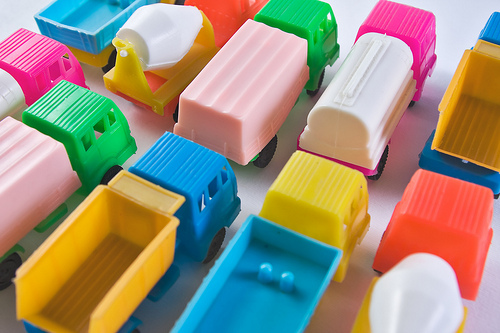
#> input picture static/trucks.jpg, 500 x 333 px
$ jupyter execute --allow-errors Ivana_Ristovska_23190642.ipynb   (shell and % lines are left out)
#> lines starting #> are read from the running program, lines starting #| are printed output that depends on the picture
Avtor: **Ivana Ristovska, 23190642**

Datum: 22. maj 2022

*Potrjujem, da sem avtor projektne naloge in da sem vso vsebino pripravil sam. V primeru, da se ugotovi plagiatorstvo se zavedam, da ne bom izpolnjeval pogojev za pristop k izpitu.*

---

<h1>Kazalo<span class="tocSkip"></span></h1>
<div class="toc"><ul class="toc-item"><li><span><a href="#Uvod" data-toc-modified-id="Uvod-1"><span class="toc-item-num">1&nbsp;&nbsp;</span>Uvod</a></span></li><li><span><a href="#Definicija-naloge---Ekstrahiranje-lastnosti-z-obdelavo-slik" data-toc-modified-id="Definicija-naloge---Ekstrahiranje-lastnosti-z-obdelavo-slik-2"><span class="toc-item-num">2&nbsp;&nbsp;</span>Definicija naloge - Ekstrahiranje lastnosti z obdelavo slik</a></span></li><li><span><a href="#Uvoz-knjižnice" data-toc-modified-id="Uvoz-knjižnice-3"><span class="toc-item-num">3&nbsp;&nbsp;</span>Uvoz knjižnice</a></span></li><li><span><a href="#Obdelava-podatkov" data-toc-modified-id="Obdelava-podatkov-4"><span class="toc-item-num">4&nbsp;&nbsp;</span>Obdelava podatkov</a></span></li><li><span><a href="#Simbolno-reševanje" data-toc-modified-id="Simbolno-reševanje-5"><span class="toc-item-num">5&nbsp;&nbsp;</span>Simbolno reševanje</a></span><ul class="toc-item"><li><span><a href="#Preračun-povprečna-vrednost-pikselov" data-toc-modified-id="Preračun-povprečna-vrednost-pikselov-5.1"><span class="toc-item-num">5.1&nbsp;&nbsp;</span>Preračun povprečna vrednost pikselov</a></span></li><li><span><a href="#Konvolucija" data-toc-modified-id="Konvolucija-5.2"><span class="toc-item-num">5.2&nbsp;&nbsp;</span>Konvolucija</a></span></li><li><span><a href="#Gaussova-maglica-(Gaussian-blur)" data-toc-modified-id="Gaussova-maglica-(Gaussian-blur)-5.3"><span class="toc-item-num">5.3&nbsp;&nbsp;</span>Gaussova maglica (Gaussian blur)</a></span></li><li><span><a href="#Gaussova-funkcija" data-toc-modified-id="Gaussova-funkcija-5.4"><span class="toc-item-num">5.4&nbsp;&nbsp;</span>Gaussova funkcija</a></span></li></ul></li><li><span><a href="#Interpolacija" data-toc-modified-id="Interpolacija-6"><span class="toc-item-num">6&nbsp;&nbsp;</span>Interpolacija</a></span></li><li><span><a href="#Iskanje-ničel" data-toc-modified-id="Iskanje-ničel-7"><span class="toc-item-num">7&nbsp;&nbsp;</span>Iskanje ničel</a></span><ul class="toc-item"><li><span><a href="#Detektor-prehajanja-ničle-(Zero-Crossing-Detector)" data-toc-modified-id="Detektor-prehajanja-ničle-(Zero-Crossing-Detector)-7.1"><span class="toc-item-num">7.1&nbsp;&nbsp;</span>Detektor prehajanja ničle (Zero Crossing Detector)</a></span></li><li><span><a href="#Laplacian-of-Gaussian" data-toc-modified-id="Laplacian-of-Gaussian-7.2"><span class="toc-item-num">7.2&nbsp;&nbsp;</span>Laplacian of Gaussian</a></span></li><li><span><a href="#Kako-deluje-detektor-prehajanja-ničle?" data-toc-modified-id="Kako-deluje-detektor-prehajanja-ničle?-7.3"><span class="toc-item-num">7.3&nbsp;&nbsp;</span>Kako deluje detektor prehajanja ničle?</a></span></li></ul></li><li><span><a href="#Odvajanje" data-toc-modified-id="Odvajanje-8"><span class="toc-item-num">8&nbsp;&nbsp;</span>Odvajanje</a></span></li><li><span><a href="#Sistemi-linearnih-enačb" data-toc-modified-id="Sistemi-linearnih-enačb-9"><span class="toc-item-num">9&nbsp;&nbsp;</span>Sistemi linearnih enačb</a></span></li></ul></div>

 ---

# Uvod

Slike definirajo svet, vsaka slika ima svojo zgodbo in vsebuje veliko ključnih informacij, ki so lahko uporabne na več načinov. Te informacije je mogoče pridobiti s pomočjo tehnike, znane kot obdelava slik.

   Obdelava slik je osrednji del računalniškega vida, ki igra ključno vlogo v številnih primerih iz resničnega sveta, kot so robotika, samovozeči avtomobili in zaznavanje predmetov. Obdelava slik nam omogoča, da preoblikujemo in manipuliramo na tisoče slik hkrati ter iz njih pridobimo koristne vpoglede.

   Podatki, ki jih zbiramo ali ustvarjamo, so večinoma neobdelani podatki z uporabo pythona in knjižnic, kot so Scikit-image, OpenCV, Matplotlib, NumPy itd. Najprej bi jih morali analizirati, izvesti potrebno predhodno obdelavo in nato uporabiti.

---

# Definicija naloge - Ekstrahiranje lastnosti z obdelavo slik

Spodnjo sliko lahko predstavimo kot 2D funkcijo F(x,y), kjer sta x in y prostorski koordinati. Amplituda F pri določeni vrednosti x,y je znana kot intenzivnost slike na tej točki. Če je x, y in je amplitudna vrednost končna, jo imenujemo digitalna slika. To je niz slikovnih pik, razporejenih v stolpce in vrstice. Piksli so elementi slike, ki vsebujejo informacije o intenzivnosti in barvi. Sliko lahko predstavimo tudi v 3D, kjer x, y in z postanejo prostorske koordinate. Pikseli so razporejeni v obliki matrike. To je znano kot slika RGB.

Slika 1 iz vira Google:

Tukaj ciljamo da uspešno naredimo:
* Rang, norma in pogojenost na matrika pikslov
* Gaussova zameglitev
* Zaznavanje robov
* Homografije
* Histogram

vse z pomočjo:
* simbolno reševanje
* sistemi linearnih enačb
* interpolacija in aproksimacija
* iskanje ničel
* odvajanje

---

# Uvoz knjižnice

[cell 1]
# %matplotlib notebook
from PIL import Image
from skimage import data, io
from skimage.exposure import histogram
from scipy.interpolate import UnivariateSpline
from scipy import optimize, ndimage, misc

import gaussModul
import sympy as sym
import numpy as np
import matplotlib.pyplot as plt
import scipy as sp
import math

---

# Obdelava podatkov

Da lahko manipuliramo z sliko bomo najprej pretvorili v numerično polje pikslov. Vsak piksel vsebuje tri vrednosti kar predstavljajo intenziteta na RGB. Vsako vrednost je med 0 in 255 ker so 8-bitna števila.

#> (a cell that did not finish here is left out)

Pretvorba barvne slike v sivino s povprečjem vseh treh kanalov. Z uporabo oblike lastnosti lahko poizvedujemo po dimenzijah matrike. Upoštevamo, da ima barvna slika tri plasti, medtem ko ima slika v sivih odtenkih samo eno plast in ji manjka tudi tretja dimenzija.

#> (a cell that did not finish here is left out)

---

# Simbolno reševanje

## Preračun povprečna vrednost pikselov

Vsaka od slikovnih pik, ki predstavlja sliko shranjeno v računalniku opisuje kako svetla je ta slikovna pika in/ali kakšne barve mora biti. V najpreprostejšem primeru binarnih slik je vrednost slikovnih pik 1-bitna številka, ki označuje ospredje ali ozadje. Za slike v sivini je vrednost slikovnih pik ena sama številka, ki predstavlja svetlost slikovne pike. Najpogostejši format slikovnih pik je slika bajta, kjer je to število shranjeno kot 8-bitno celo število, ki daje razpon možnih vrednosti od 0 do 255. Običajno je nič črna, 255 pa bela. Vmesne vrednosti sestavljajo različne odtenke sive.

S pomočjo silmbolnom rešavanje bomo poračunali popvrečno vrednost na pikselov v sliki. Število bomo zaokrožili na celo število da lahko dobimo povprečna barva na sliki.

Najprej bomo prebrali sliko od datoteko in poiščemo njeno višino in širino.

#> (a cell that did not finish here is left out)

Z ugnezdene for zankov (ena v x smeri, druda v y smeri) bomo iterirali nad vrednostmi od slikovnih pikah.
Vsako vrednost bomo dodajali v prej definiran prazan array z funkcijo append.

Nad celotno nizo poiščemo sumo in skupno število vrednosti v nizu.

[cell 5]
pixelValues = []
#> pixelValues = []
#> (the rest of this cell did not finish here and is left out)

[cell 6]
m, x, y, i, t = sym.symbols('Mean, pixelValue, pixelValues, i, totalValues')
f = sym.Sum(x, (i, 0, t))

equation = sym.Eq(m, f/t)
equation

[cell 7]
p_t = y/t
#> (the rest of this cell did not finish here and is left out)

[cell 8]
barva = np.ones((5,5))
#> (the rest of this cell did not finish here and is left out)

## Konvolucija

Konvolucija je preprost postopek, v katerem vzamemo majhno matriko, imenovano "kernel", in jo izvedemo po vseh slikovnih pikah na sliki. Pri vsaki slikovni piki bomo izvedli matematično operacijo, ki vključuje vrednosti v konvolucijski matriki in vrednosti slikovne pike in njene okolice. Na ta način določimo vrednost za slikovni pik v izhodni sliki.

Slika 2 iz vira Google:

## Gaussova maglica (Gaussian blur)

Gaussova meglica, ki se sicer imenuje Gaussovo glajenje, je posledica zakrivanja slike z uporabo Gaussove zmogljivosti.

Uporablja se za zmanjšanje hrupa slike in zmanjšanje podrobnosti. Posebna vizualizacija te strategije zakrivanja je kot gledanje slike skozi jasen zaslon. Vedno znova se uporablja v PC viziji za izboljšanje slike v različnih obsegih ali kot metoda za povečanje informacij pri poglobljenem učenju.

Gaussova maglica uporablja Gaussovo funkcijo (ki izraža tudi normalno porazdelitev v statistiki) za izračun transformacije za vsako slikovno piko na sliki.

Gaussov kernel, kot pove že ime, ima obliko funkcije 'Gaussova porazdelitev' za definiranje uteži znotraj kernela(jedra), ki se uporabljajo za izračun tehtanega povprečja sosednjih točk (pikslov) na sliki.

Z drugimi besedami, vsaka vrednost v Gaussovem filtru je iz ničelne srednje Gaussove porazdelitve. Ena stvar, ki jo moramo upoštevati, je, da je velikost kernela odvisna od standardnega odmika 𝛔 Gaussove funkcije.

Formula Gaussove funkcije v eni dimenziji je:

$$G(x)=\frac{1}{\sqrt{2\pi\sigma^2}}{e^\frac{-x^2}{2\sigma^2}}$$

V dveh dimenzijah je produkt dveh takšnih Gaussovih funkcij, po ena v vsaki dimenziji:

$$G(x,y)=\frac{1}{2\pi\sigma^2}{e^\frac{-x^2+y^2}{2\sigma^2}}$$

Spodaj je 2D predstavitve Gaussovo distribucijo. Upoštevajte, da je v središču vrh in da se krivulja poravna, ko se premikate proti robom.

Slika 3 iz vira Google:

Predstavljajte si, da je ta porazdelitev prekrita s skupino slikovnih pik na sliki. Če pogledamo graf bi moralo biti očitno, da če bi vzeli tehtano povprečje vrednosti slikovnih pik in višine krivulje na tej točki, bi piksli v središču skupine najbolj prispevali k nastali vrednosti. Tako v bistvu deluje Gaussova zamegljenost.

## Gaussova funkcija

V procesu uporabe Gaussovega filtra na sliki najprej določimo velikost kernela / matrike, ki bi bila uporabljena za razgradnjo slike. Velikosti so na splošno lihe številke, kar pomeni, da se skupni rezultati lahko izračunajo na osrednjem pikslu. Tudi jedra so simetrična in zato imajo enako število vrstic in stolpcev. Vrednosti znotraj jedra se izračunajo z Gaussovo funkcijo, ki je naslednja:

$$G(x,y)=\frac{1}{2\pi\sigma^2}{e^\frac{-x^2+y^2}{2\sigma^2}}$$

x - x koordinatna vrednost

y - y koordinatna vrednost

𝛔 - standardni odklon

Z simbolično rešavanje poračunamo Gaussova kernel matrika.

[cell 9]
sym.init_printing()

G = sym.Function('G')
sigma, x, y = sym.symbols('sigma, x, y')

#enačba_gauss1D = (1/(sym.sqrt(2 * sym.pi * sigma**2)) * sym.exp(-x**2 / (2 * sigma**2)))
enačba_gauss2D = (1 / (2*sym.pi*sigma**2)) * sym.exp((-x**2+y**2) / (2*sigma**2))

gauss2D_hitra = sym.lambdify((x, y, sigma), enačba_gauss2D, modules='numpy')
gauss2D_hitra

Z uporabo zgornje funkcije je mogoče izračunati gaussov kernel katere koli velikosti, tako da mu zagotovite ustrezne vrednosti. Izberemo gaussov kernel 5×5 (dvodimenzionalni) s standardnim odklonom = 5 da bi rezultati bili bolj vidni.

[cell 10]
Sigma = 5
kernel=[]

for m in range(-2,3):
    for k in range(-2,3):
        value = gauss2D_hitra(m, k, Sigma)
        kernel.append(value)

kernel = np.array(kernel)
print(f'Kernel matrike iz Gauss funkcije:\n\n{np.reshape(kernel, [5,5])}')

Bom definirala funkcija create_matrix5 katera bi predstavljala segment iz matrike slikovnih pikslov velikosti 5x5. V teoriji to je matrika, v naši praksi pa je numerično polje od 25 elementov s tem da lažje množimo med polja.

Ta funkcija bi iterirala skozi vse vrednosti slikovnih pikslov v x in v y smer, vrednosti pa se bojo spreminjali sproti.

Ker imamo veliko sliko, potrebujemo veliko časa za preračun za novo sliko. Zaradi tega bomo obstoječo sliko skrajšali.

#> (a cell that did not finish here is left out)

Zdaj imamo vse ka nam je potrebno da uporabimo Gaussov filter za meglica.

Preko animacij je prikazano kako se piksel matrika premika skozi našo sliko in zračuna nove vrednosti.

Animacija 1 iz vira Google:

[cell 12]
print("GAUSS BLUR START")

#> (the rest of this cell did not finish here and is left out)

Opazimo da drugo sliko je zamagljeno. Da bi še bolj opazili razliko bomo uvozili še eno sliko na katero ima tekst in ponovno primerjamo rezultate.

[cell 13]
print("GAUSS BLUR START")

#> (the rest of this cell did not finish here and is left out)

Vidimo da naša metoda deluje in smo dobili željeno sliko ko smo vstavili Gaussov filter.

---

# Interpolacija

Interpolacija slike poskuša doseči najboljšo oceno intenzivnosti slikovne pike na podlagi vrednosti sosednjih slikovnih pik na osnovi bližine. Interpolacija je še posebej pomembna kadar se izvaja spreminjanje velikosti ali vzorčenje slike, da se izpolnijo specifikacije prenosnega kanala ali da se končna slika predstavi brez izgube vida. Interpolacija slike se običajno doseže z eno od treh metod: najbližji sosed, bilinearna interpolacija ali bikubična interpolacija. Ker ima vsaka metoda svoje prednosti in izzive, je izbira ustrezne metode odvisna od stanja stvari.

S pomočjo InterpolatedUnivariateSpline bomo interporirali vrednosti pikslov v sliki.

Pri inicializaciji objekta InterpolatedUnivariateSpline moramo posredovati interpolacijske točke x in y. Argument k s privzeto vrednostjo k=3 definira red intepolacijskega zlepka (1<=k<=5). Pomemben opcijski parameter je tudi w, ki definira uteži posameznim interpolacijskim točkam (uporabimo ga, če želimo določenim področjem dati večji poudarek).

#> (a cell that did not finish here is left out)

#> (a cell that did not finish here is left out)

[cell 16]
_, ax = plt.subplots(1, 2, figsize=(15, 4))

ax[0].set_title('Interpolacija na slika: Panda')
#> (the rest of this cell did not finish here and is left out)

Najprej bomo uvozili še eno sliko da lažje primerjamo izhodne podatke. Upoštevati moramo da originalno sliko z pando je 90% črno bela, medtem slika z tovornjaki vključuje več različnih barv.

Slika 3: Tovornjaki

Da lahko delamo z pikselov od sliki moramo najprej pretvoriti v sivisko sliko od tip np.unit8 (nepodpisano 8-bitno celo število, ki lahko predstavlja vrednosti od 0 do 255)

[cell 17]
trucks_img = np.mean(io.imread("static/trucks.jpg"), 2).astype(np.uint8)
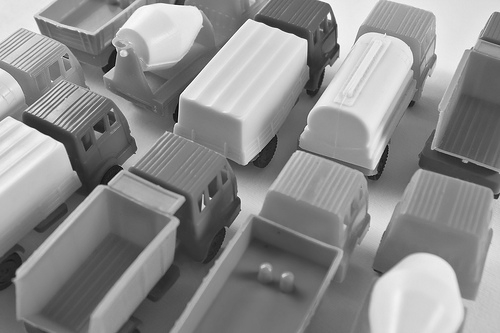
#> trucks_img: shape (333, 500); min 3, max 255, mean 141.1
hvalues_trucks, hbins_trucks = histogram(trucks_img, nbins=256, source_range='dtype', normalize=False)
#> hvalues_trucks = 256 values, max 1800 at index 116, min 0 at index 0, mean 650.4; hbins_trucks = 256 values from 0 to 255

[cell 18]
spl_t = UnivariateSpline(hbins_trucks,hvalues_trucks)
t_g = np.linspace(np.min(hbins_trucks), np.max(hbins_trucks), 100)
#> t_g = 100 values from 0 to 255

[cell 19]
_, ax = plt.subplots(1, 2, figsize=(15, 4))

ax[0].set_title('Interpolacija na slika: Panda')
ax[0].plot(hbins_trucks,hvalues_trucks, 'bo', ms=3, label='Tabela podatkov')
ax[0].plot(t_g, spl_t(t_g),'m', lw=2, label='Interpolacija')
ax[0].set_title('Interpolacija na slika: Tovarnjaki')
ax[0].legend()
ax[0].grid()

ax[1].set_title('Tovornjaki')
ax[1].imshow(trucks_img, cmap = plt.cm.gray)
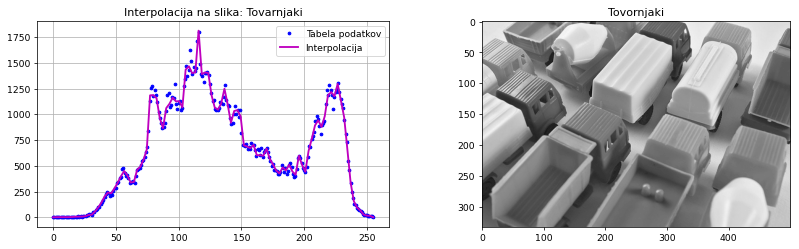
#> figure drawn by matplotlib, 2 panels; panel 1: curve peaks at x = 116, y = 1800; panel 1: curve peaks at x = 115.9, y = 1811.8
